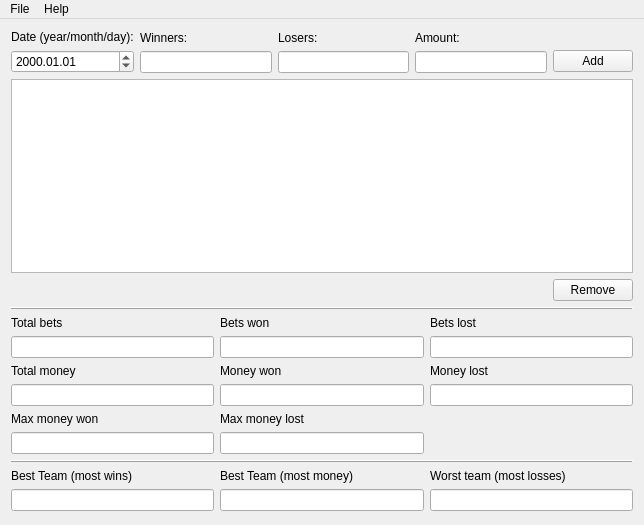
<?xml version="1.0" encoding="UTF-8"?>
<ui version="4.0">
 <class>MainWindow</class>
 <widget class="QMainWindow" name="MainWindow">
  <property name="geometry">
   <rect>
    <x>0</x>
    <y>0</y>
    <width>644</width>
    <height>525</height>
   </rect>
  </property>
  <property name="windowTitle">
   <string>MainWindow</string>
  </property>
  <widget class="QWidget" name="centralWidget">
   <layout class="QVBoxLayout" name="verticalLayout">
    <item>
     <layout class="QHBoxLayout" name="horizontalLayout">
      <item>
       <layout class="QVBoxLayout" name="dateLayout">
        <item>
         <widget class="QLabel" name="dateLabel">
          <property name="text">
           <string>Date (year/month/day):</string>
          </property>
         </widget>
        </item>
        <item>
         <widget class="QDateEdit" name="dateEdit">
          <property name="sizePolicy">
           <sizepolicy hsizetype="Minimum" vsizetype="Fixed">
            <horstretch>0</horstretch>
            <verstretch>0</verstretch>
           </sizepolicy>
          </property>
          <property name="currentSection">
           <enum>QDateTimeEdit::YearSection</enum>
          </property>
          <property name="displayFormat">
           <string>yyyy.MM.dd</string>
          </property>
          <property name="calendarPopup">
           <bool>false</bool>
          </property>
          <property name="currentSectionIndex">
           <number>0</number>
          </property>
         </widget>
        </item>
       </layout>
      </item>
      <item>
       <layout class="QVBoxLayout" name="winnersLayout">
        <item>
         <widget class="QLabel" name="winnersLabel">
          <property name="text">
           <string>Winners:</string>
          </property>
         </widget>
        </item>
        <item>
         <widget class="QLineEdit" name="winnersLineEdit"/>
        </item>
       </layout>
      </item>
      <item>
       <layout class="QVBoxLayout" name="losersLayout">
        <item>
         <widget class="QLabel" name="losersLabel">
          <property name="text">
           <string>Losers:</string>
          </property>
         </widget>
        </item>
        <item>
         <widget class="QLineEdit" name="losersLineEdit"/>
        </item>
       </layout>
      </item>
      <item>
       <layout class="QVBoxLayout" name="amountLayout">
        <item>
         <widget class="QLabel" name="amountLabel">
          <property name="text">
           <string>Amount:</string>
          </property>
         </widget>
        </item>
        <item>
         <widget class="QLineEdit" name="amountLineEdit">
          <property name="maxLength">
           <number>32767</number>
          </property>
         </widget>
        </item>
       </layout>
      </item>
      <item>
       <layout class="QVBoxLayout" name="topButtonLayout">
        <property name="spacing">
         <number>0</number>
        </property>
        <item>
         <spacer name="verticalSpacer">
          <property name="orientation">
           <enum>Qt::Vertical</enum>
          </property>
          <property name="sizeType">
           <enum>QSizePolicy::Minimum</enum>
          </property>
          <property name="sizeHint" stdset="0">
           <size>
            <width>20</width>
            <height>20</height>
           </size>
          </property>
         </spacer>
        </item>
        <item>
         <widget class="QPushButton" name="addButton">
          <property name="text">
           <string>Add</string>
          </property>
         </widget>
        </item>
       </layout>
      </item>
     </layout>
    </item>
    <item>
     <widget class="QTableView" name="tableView">
      <property name="alternatingRowColors">
       <bool>true</bool>
      </property>
      <property name="selectionBehavior">
       <enum>QAbstractItemView::SelectRows</enum>
      </property>
      <property name="verticalScrollMode">
       <enum>QAbstractItemView::ScrollPerPixel</enum>
      </property>
      <property name="horizontalScrollMode">
       <enum>QAbstractItemView::ScrollPerPixel</enum>
      </property>
      <property name="sortingEnabled">
       <bool>true</bool>
      </property>
      <attribute name="horizontalHeaderHighlightSections">
       <bool>false</bool>
      </attribute>
      <attribute name="verticalHeaderVisible">
       <bool>false</bool>
      </attribute>
      <attribute name="verticalHeaderHighlightSections">
       <bool>false</bool>
      </attribute>
     </widget>
    </item>
    <item>
     <layout class="QHBoxLayout" name="bottomButtonLayout">
      <item>
       <spacer name="horizontalSpacer">
        <property name="orientation">
         <enum>Qt::Horizontal</enum>
        </property>
        <property name="sizeHint" stdset="0">
         <size>
          <width>40</width>
          <height>20</height>
         </size>
        </property>
       </spacer>
      </item>
      <item>
       <widget class="QPushButton" name="removeButton">
        <property name="sizePolicy">
         <sizepolicy hsizetype="Fixed" vsizetype="Fixed">
          <horstretch>0</horstretch>
          <verstretch>0</verstretch>
         </sizepolicy>
        </property>
        <property name="text">
         <string>Remove</string>
        </property>
        <property name="shortcut">
         <string/>
        </property>
       </widget>
      </item>
     </layout>
    </item>
    <item>
     <layout class="QGridLayout" name="statisticsLayout">
      <property name="bottomMargin">
       <number>3</number>
      </property>
      <item row="2" column="1">
       <layout class="QVBoxLayout" name="moneyWonLayout">
        <item>
         <widget class="QLabel" name="moneyWonLabel">
          <property name="text">
           <string>Money won</string>
          </property>
         </widget>
        </item>
        <item>
         <widget class="QLineEdit" name="moneyWonLineEdit">
          <property name="readOnly">
           <bool>true</bool>
          </property>
         </widget>
        </item>
       </layout>
      </item>
      <item row="2" column="0">
       <layout class="QVBoxLayout" name="totalMoneyLayout">
        <item>
         <widget class="QLabel" name="totalMoneyLabel">
          <property name="text">
           <string>Total money</string>
          </property>
         </widget>
        </item>
        <item>
         <widget class="QLineEdit" name="totalMoneyLineEdit">
          <property name="readOnly">
           <bool>true</bool>
          </property>
         </widget>
        </item>
       </layout>
      </item>
      <item row="2" column="2">
       <layout class="QVBoxLayout" name="moneyLostLayout">
        <item>
         <widget class="QLabel" name="moneyLostLabel">
          <property name="text">
           <string>Money lost</string>
          </property>
         </widget>
        </item>
        <item>
         <widget class="QLineEdit" name="moneyLostLineEdit">
          <property name="readOnly">
           <bool>true</bool>
          </property>
         </widget>
        </item>
       </layout>
      </item>
      <item row="1" column="1">
       <layout class="QVBoxLayout" name="betsWonLayout">
        <item>
         <widget class="QLabel" name="betsWonLabel">
          <property name="text">
           <string>Bets won</string>
          </property>
         </widget>
        </item>
        <item>
         <widget class="QLineEdit" name="betsWonLineEdit">
          <property name="readOnly">
           <bool>true</bool>
          </property>
         </widget>
        </item>
       </layout>
      </item>
      <item row="3" column="0">
       <layout class="QVBoxLayout" name="maxWonLayout">
        <item>
         <widget class="QLabel" name="maxWonLabel">
          <property name="text">
           <string>Max money won</string>
          </property>
         </widget>
        </item>
        <item>
         <widget class="QLineEdit" name="maxWonLineEdit">
          <property name="readOnly">
           <bool>true</bool>
          </property>
         </widget>
        </item>
       </layout>
      </item>
      <item row="1" column="0">
       <layout class="QVBoxLayout" name="totalBetsLayout">
        <item>
         <widget class="QLabel" name="totalBetsLabel">
          <property name="text">
           <string>Total bets</string>
          </property>
         </widget>
        </item>
        <item>
         <widget class="QLineEdit" name="totalBetsLineEdit">
          <property name="readOnly">
           <bool>true</bool>
          </property>
         </widget>
        </item>
       </layout>
      </item>
      <item row="1" column="2">
       <layout class="QVBoxLayout" name="betsLostLayout">
        <item>
         <widget class="QLabel" name="betsLostLabel">
          <property name="text">
           <string>Bets lost</string>
          </property>
         </widget>
        </item>
        <item>
         <widget class="QLineEdit" name="betsLostLineEdit">
          <property name="readOnly">
           <bool>true</bool>
          </property>
         </widget>
        </item>
       </layout>
      </item>
      <item row="3" column="1">
       <layout class="QVBoxLayout" name="maxLostLayout">
        <item>
         <widget class="QLabel" name="maxLostLabel">
          <property name="text">
           <string>Max money lost</string>
          </property>
         </widget>
        </item>
        <item>
         <widget class="QLineEdit" name="maxLostLineEdit">
          <property name="readOnly">
           <bool>true</bool>
          </property>
         </widget>
        </item>
       </layout>
      </item>
      <item row="5" column="0">
       <layout class="QVBoxLayout" name="bestTeamWinsLayout">
        <item>
         <widget class="QLabel" name="bestTeamWinsLabel">
          <property name="text">
           <string>Best Team (most wins)</string>
          </property>
         </widget>
        </item>
        <item>
         <widget class="QLineEdit" name="bestTeamWinsLineEdit">
          <property name="readOnly">
           <bool>true</bool>
          </property>
         </widget>
        </item>
       </layout>
      </item>
      <item row="4" column="0" colspan="3">
       <widget class="QFrame" name="frame">
        <property name="frameShape">
         <enum>QFrame::HLine</enum>
        </property>
        <property name="frameShadow">
         <enum>QFrame::Raised</enum>
        </property>
       </widget>
      </item>
      <item row="0" column="0" colspan="3">
       <widget class="QFrame" name="frame_2">
        <property name="frameShape">
         <enum>QFrame::HLine</enum>
        </property>
        <property name="frameShadow">
         <enum>QFrame::Raised</enum>
        </property>
       </widget>
      </item>
      <item row="5" column="1">
       <layout class="QVBoxLayout" name="bestTeamMoneyLayout">
        <item>
         <widget class="QLabel" name="bestTeamMoneyLabel">
          <property name="text">
           <string>Best Team (most money)</string>
          </property>
         </widget>
        </item>
        <item>
         <widget class="QLineEdit" name="bestTeamMoneyLineEdit">
          <property name="readOnly">
           <bool>true</bool>
          </property>
         </widget>
        </item>
       </layout>
      </item>
      <item row="5" column="2">
       <layout class="QVBoxLayout" name="worstTeamLossesLayout">
        <item>
         <widget class="QLabel" name="worstTeamLossesBetsLabel">
          <property name="text">
           <string>Worst team (most losses)</string>
          </property>
         </widget>
        </item>
        <item>
         <widget class="QLineEdit" name="worstTeamLossesLineEdit">
          <property name="readOnly">
           <bool>true</bool>
          </property>
         </widget>
        </item>
       </layout>
      </item>
     </layout>
    </item>
   </layout>
   <zorder>tableView</zorder>
   <zorder></zorder>
  </widget>
  <widget class="QMenuBar" name="menuBar">
   <property name="geometry">
    <rect>
     <x>0</x>
     <y>0</y>
     <width>644</width>
     <height>21</height>
    </rect>
   </property>
   <widget class="QMenu" name="menuFile">
    <property name="title">
     <string>File</string>
    </property>
    <addaction name="actionNew"/>
    <addaction name="actionOpen"/>
    <addaction name="separator"/>
    <addaction name="actionSave"/>
    <addaction name="actionSave_as"/>
    <addaction name="separator"/>
    <addaction name="actionExit"/>
   </widget>
   <widget class="QMenu" name="menuHelp">
    <property name="title">
     <string>Help</string>
    </property>
    <addaction name="actionAbout_Qt"/>
    <addaction name="actionAbout"/>
   </widget>
   <addaction name="menuFile"/>
   <addaction name="menuHelp"/>
  </widget>
  <action name="actionExit">
   <property name="text">
    <string>Exit</string>
   </property>
  </action>
  <action name="actionAbout">
   <property name="text">
    <string>About</string>
   </property>
  </action>
  <action name="actionAbout_Qt">
   <property name="text">
    <string>About Qt</string>
   </property>
  </action>
  <action name="actionNew">
   <property name="text">
    <string>New</string>
   </property>
   <property name="shortcut">
    <string>Ctrl+N</string>
   </property>
  </action>
  <action name="actionOpen">
   <property name="text">
    <string>Open...</string>
   </property>
   <property name="shortcut">
    <string>Ctrl+O</string>
   </property>
  </action>
  <action name="actionSave">
   <property name="text">
    <string>Save</string>
   </property>
   <property name="shortcut">
    <string>Ctrl+S</string>
   </property>
  </action>
  <action name="actionSave_as">
   <property name="text">
    <string>Save as...</string>
   </property>
   <property name="shortcut">
    <string>Ctrl+Shift+S</string>
   </property>
  </action>
 </widget>
 <layoutdefault spacing="6" margin="11"/>
 <resources/>
 <connections/>
</ui>
